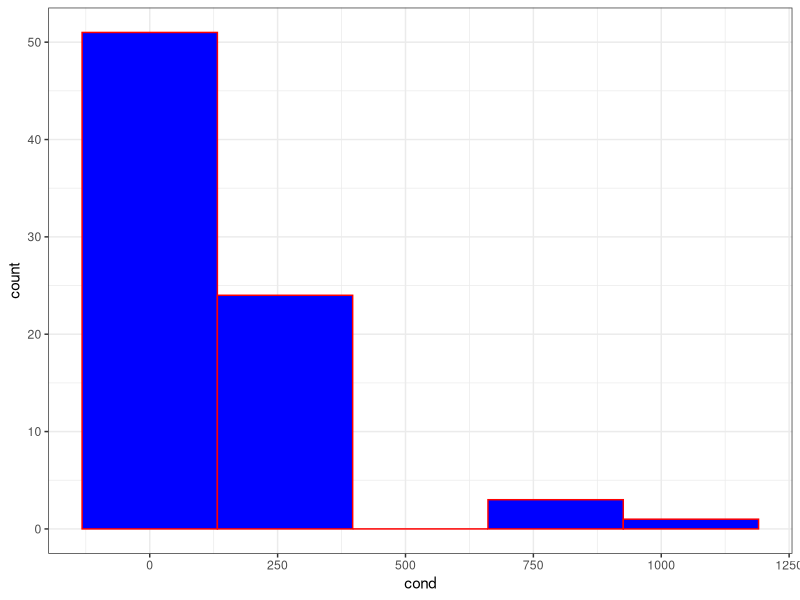

Write the R code that produced this figure. (Note: this script raises an error after producing the figure.)
# this script will create categorical measurements for Conductivity Variable

# Written by Abhi Mehrotra, June 30, 2021

# load required packages
if(!require(tidyverse))install.packages("tidyverse");library(tidyverse)

# load required data
sp1<-read.csv("01_odata/Miller_sponge data.csv")

# create histogram
p1<-ggplot(data=sp1)

(p1<-p1+
    geom_histogram(aes(cond),fill="blue",color="red", bins=5)+
    theme_bw())
  
# determine min, max, and mean values of Conductivity variable
  
min(sp2$cond, na.rm=TRUE)
  
max(sp2$cond, na.rm=TRUE)
  
mean(sp2$cond, na.rm=TRUE)

# create categorial variable
sp2<-sp1 %>%
  mutate(cond=as.numeric(cond),
         cond.cat = case_when(
           cond < 50 ~"Low Conductivity",
           cond >= 50 & cond < 300 ~"Moderately Low Conductivity",
           cond >= 300 & cond < 600  ~"Moderately High Conductivity",
           cond >= 600 & cond < 1000 ~"High Conductivity",
           cond >= 1000 ~"Extremely High Conductivity"))

# look at how many sites each sponge was found at within each category
sp2%>%
  mutate(efr2=ifelse(Efr==0,0,1),# first I'm creating a new variable that is 0 if the sponge wasn't found at a site and 1 if it was
         tl2=ifelse(Tl==0,0,1),
         th2=ifelse(Th==0,0,1))%>%
  group_by(cond.cat)%>%
  summarize(n.sites=n(),
            n.efr=sum(efr2,rm.na=T),# this gives me the total number of sites where Efr was found in each category of cond (because I grouped by my cond categorical variable)
            n.tl=sum(tl2,rm.na=T),
            th=sum(th2,rm.na=T))# the rm.na tells it to ignore NAs

# create bar graph with categorical variable for Efr
p2<-ggplot(data=sp2, aes(x=cond.cat, fill=Efr)) +        
  geom_bar()

(p2<-p2+
    theme_bw())
